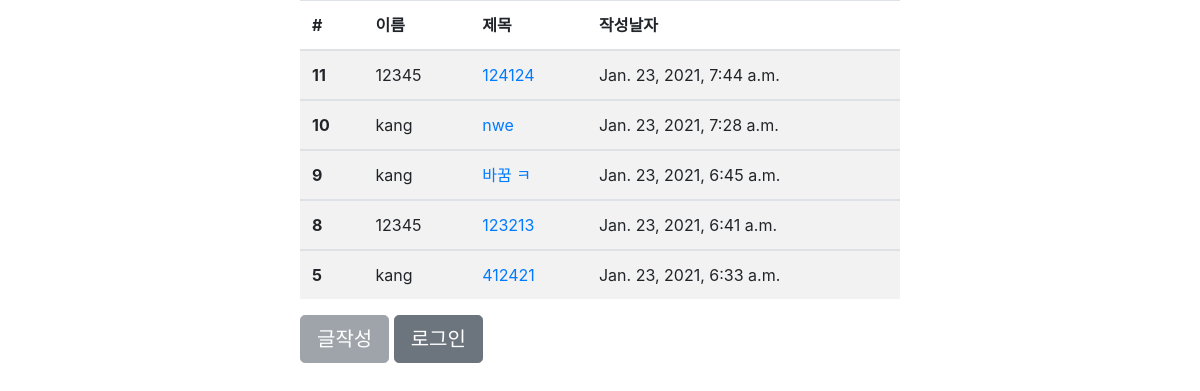
The app's page /, older data.
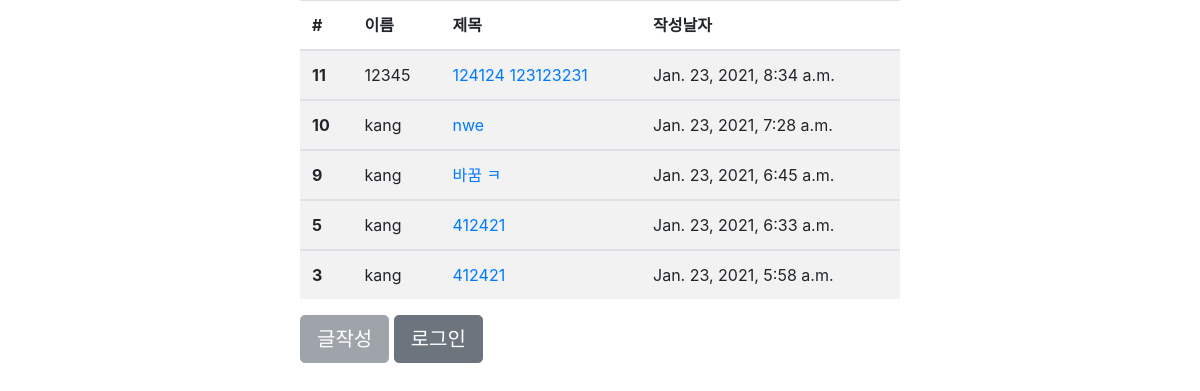
The same page, newer data.
### pcsub/models.py (models this page shows, shortened)
class Board(models.Model):
    author = models.ForeignKey(User, on_delete=models.CASCADE)
    title = models.CharField(max_length=100)
    context = models.CharField(max_length=1000)
    pub_date = models.DateTimeField('date published')

### pcsub/views.py (the view)
# urls.py: path('', views.IndexView.as_view(), name='index'),
class IndexView(generic.ListView):
    template_name = 'pcsub/index.html'
    context_object_name = 'board_list'
    def get_queryset(self):
        return Board.objects.filter(
            pub_date__lte=timezone.now()
        ).order_by('-pub_date')[:5]

### templates/pcsub/index.html (shortened to what this page needs)
<!DOCTYPE html>
<html lang="en">
<head>
    {% load static %}
    <link rel="stylesheet" type="text/css" href="{% static 'css/bootstrap.min.css' %}">
</head>
<body>
{% if board_list %}
<div class="mx-auto" style="width: 600px;">
    <table class="table table-striped">
        <thead>
        <tr>
            <th scope="col">#</th>
            <th scope="col">이름</th>
            <th scope="col">제목</th>
            <th scope="col">작성날자</th>
        </tr>
        </thead>
        {% for board in board_list %}
        <tbody>
        <tr>
            <th scope="row">{{ board.id }}</th>
            <td>{{ board.author.username }}</td>
            <td><a href="{% url 'pcsub:detail' board.id %}" class="card-link">{{ board.context }}</a></td>
            <td>{{ board.pub_date}}</td>
        </tr>
        </tbody>
        {% endfor %}
    </table>
    {% else %}
    <p>글이 없습니다</p>
    {% endif %}
    <button type="button" class="btn btn-secondary btn-lg" onclick="location.href='{% url 'pcsub:write' %}'" {% if not user.is_authenticated %}disabled{% endif %} >글작성</button>
    {% if user.is_authenticated %}
    <button type="button" class="btn btn-secondary btn-lg" onclick="location.href='{% url 'common:logout' %}'">{{ user.username }} (로그아웃)</button>
    {% else %}
    <button type="button" class="btn btn-secondary btn-lg" onclick="location.href='{% url 'common:login' %}'">로그인</button>
</div>
{% endif %}
</body>
</html>

Row changes from the older to the newer data that the page shows:
removed Board: id "8", author.username "12345", context "123213", pub_date "Jan. 23, 2021, 6:41 a.m."
changed Board id 11: context "124124" → "124124 123123231"; pub_date "Jan. 23, 2021, 7:44 a.m." → "Jan. 23, 2021, 8:34 a.m."
now on this page (row unchanged): Board: id "3", author.username "kang", context "412421", pub_date "Jan. 23, 2021, 5:58 a.m."
